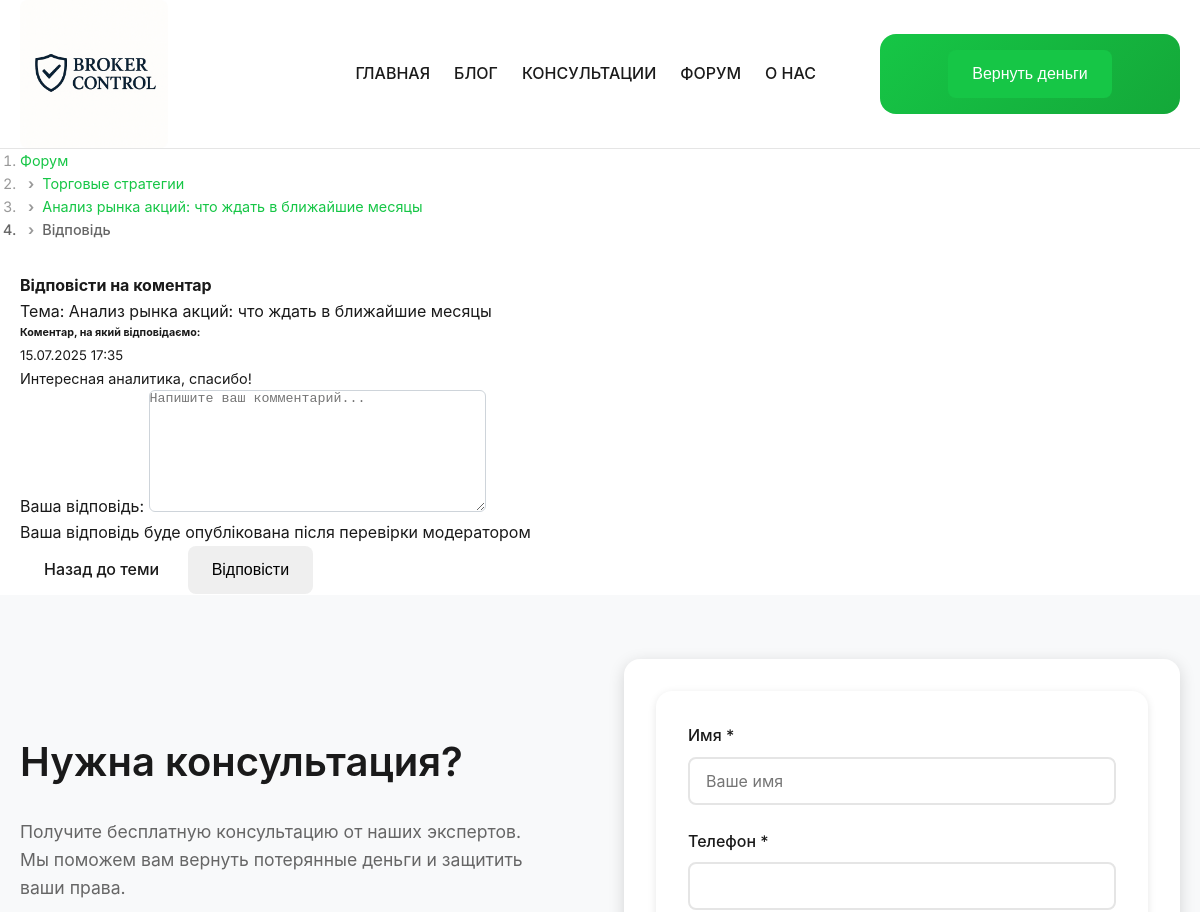
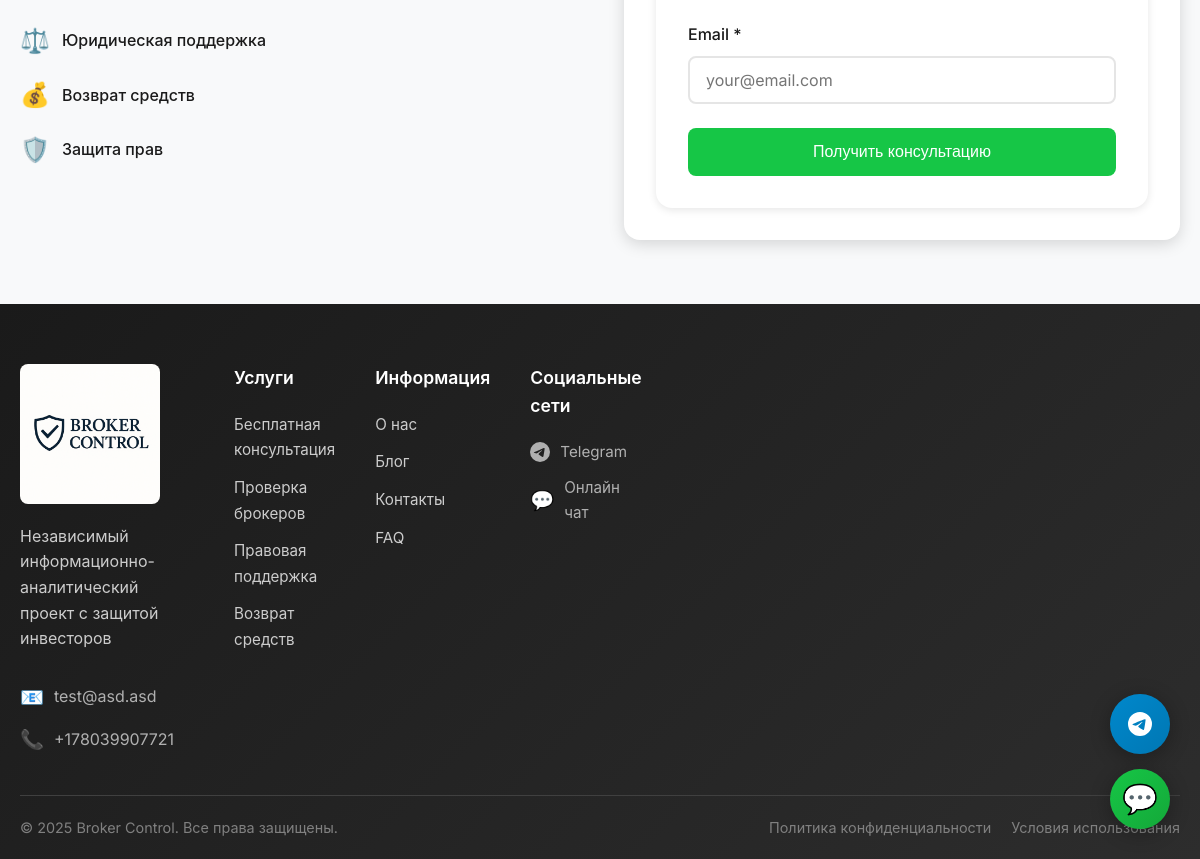
The page /forum/topic/analiz-rynka-aktsiy-chto-zhdat-v-blizhayshie-mesyatsy/reply-to/26/ (signed in) on the database its author committed (2 pictures, top to bottom).
### forum/models.py (models this page shows, shortened)
class ForumTopic(models.Model):
    STATUS_CHOICES = [
        ('open', 'Открытая'),
        ('closed', 'Закрытая'),
        ('pinned', 'Закрепленная'),
    ]
    title = models.CharField(max_length=200, verbose_name="Заголовок")
    slug = models.SlugField(max_length=200, unique=True, verbose_name="URL")
    content = RichTextField(verbose_name="Содержание")
    category = models.ForeignKey(
        ForumCategory,
        on_delete=models.CASCADE,
        related_name='topics',
        verbose_name="Категория"
    )
    author = models.ForeignKey(
        User,
        on_delete=models.CASCADE,
        related_name='forum_topics',
        verbose_name="Автор"
    )
    status = models.CharField(
        max_length=10,
        choices=STATUS_CHOICES,
        default='open',
        verbose_name="Статус"
    )
    is_active = models.BooleanField(default=True, verbose_name="Активна")
    views_count = models.PositiveIntegerField(default=0, verbose_name="Просмотры")
    meta_title = models.CharField(max_length=60, blank=True, verbose_name="Meta Title")
    meta_description = models.CharField(max_length=160, blank=True, verbose_name="Meta Description")
    meta_keywords = models.CharField(max_length=255, blank=True, verbose_name="Meta Keywords")
    created_at = models.DateTimeField(auto_now_add=True, verbose_name="Создано")
    updated_at = models.DateTimeField(auto_now=True, verbose_name="Обновлено")
    class Meta:
        verbose_name = "Тема форума"
        verbose_name_plural = "Темы форума"
        ordering = ['-created_at']

class ForumCategory(models.Model):
    name = models.CharField(max_length=100, verbose_name="Название категории")
    slug = models.SlugField(max_length=100, unique=True, verbose_name="URL")
    description = models.TextField(blank=True, verbose_name="Описание")
    icon = models.CharField(max_length=50, blank=True, verbose_name="Иконка (emoji)")
    order = models.IntegerField(default=0, verbose_name="Порядок")
    is_active = models.BooleanField(default=True, verbose_name="Активна")
    meta_title = models.CharField(max_length=60, blank=True, verbose_name="Meta Title")
    meta_description = models.CharField(max_length=160, blank=True, verbose_name="Meta Description")
    meta_keywords = models.CharField(max_length=255, blank=True, verbose_name="Meta Keywords")
    created_at = models.DateTimeField(auto_now_add=True, verbose_name="Создано")
    updated_at = models.DateTimeField(auto_now=True, verbose_name="Обновлено")
    class Meta:
        verbose_name = "Категория форума"
        verbose_name_plural = "Категории форума"
        ordering = ['order', 'name']

class ForumPost(models.Model):
    topic = models.ForeignKey(
        ForumTopic,
        on_delete=models.CASCADE,
        related_name='posts',
        verbose_name="Тема"
    )
    author = models.ForeignKey(
        User,
        on_delete=models.CASCADE,
        related_name='forum_posts',
        verbose_name="Автор",
        null=True,
        blank=True
    )
    anonymous_name = models.CharField(
        max_length=100,
        blank=True,
        verbose_name="Имя (анонимно)"
    )
    anonymous_email = models.EmailField(
        blank=True,
        verbose_name="Email (анонимно)"
    )
    parent = models.ForeignKey(
        'self',
        on_delete=models.CASCADE,
        null=True,
        blank=True,
        related_name='replies',
        verbose_name="Родительский комментарий"
    )
    content = RichTextField(verbose_name="Содержание")
    is_approved = models.BooleanField(default=False, verbose_name="Одобрено")
    is_moderated = models.BooleanField(default=False, verbose_name="Промодерировано")
    meta_title = models.CharField(max_length=60, blank=True, verbose_name="Meta Title")
    meta_description = models.CharField(max_length=160, blank=True, verbose_name="Meta Description")
    meta_keywords = models.CharField(max_length=255, blank=True, verbose_name="Meta Keywords")
    og_title = models.CharField(max_length=60, blank=True, verbose_name="Open Graph Title")
    og_description = models.CharField(max_length=160, blank=True, verbose_name="Open Graph Description")
    og_image = models.ImageField(upload_to='forum/og_images/', blank=True, verbose_name="Open Graph Image")
    canonical_url = models.URLField(blank=True, verbose_name="Canonical URL")
    created_at = models.DateTimeField(auto_now_add=True, verbose_name="Создано")
    updated_at = models.DateTimeField(auto_now=True, verbose_name="Обновлено")
    class Meta:
        verbose_name = "Пост форума"
        verbose_name_plural = "Посты форума"
        ordering = ['created_at']

### content/models.py (models this page shows, shortened)
class ContactInfo(models.Model):
    email = models.EmailField(blank=True, verbose_name="Email")
    phone = models.CharField(max_length=20, blank=True, verbose_name="Телефон")
    telegram = models.CharField(max_length=20, blank=True, verbose_name="Telegram")
    class Meta:
        verbose_name = "Контактная информация"
        verbose_name_plural = "Контактная информация"

class SiteSettings(models.Model):
    site_name = models.CharField(max_length=100, default="Broker Control", verbose_name="Название сайта")
    site_description = models.CharField(max_length=500, default="Независимый информационно-аналитический проект по проверке брокеров", verbose_name="Описание сайта")
    logo = models.ImageField(upload_to='site/', blank=True, verbose_name="Логотип")
    favicon = models.ImageField(upload_to='site/', blank=True, verbose_name="Favicon")
    meta_title = models.CharField(max_length=60, default="Broker Control - Анализ и оценка брокерских компаний", verbose_name="Meta Title")
    meta_description = models.CharField(max_length=160, default="Независимый информационно-аналитический проект по проверке брокеров и предоставлению юридических консультаций", verbose_name="Meta Description")
    meta_keywords = models.CharField(max_length=500, blank=True, verbose_name="Meta Keywords")
    og_image = models.ImageField(upload_to='site/', blank=True, verbose_name="Open Graph изображение")
    twitter_image = models.ImageField(upload_to='site/', blank=True, verbose_name="Twitter изображение")
    contact_email = models.EmailField(blank=True, verbose_name="Email для контактов")
    contact_phone = models.CharField(max_length=20, blank=True, verbose_name="Телефон для контактов")
    google_analytics_id = models.CharField(max_length=50, blank=True, verbose_name="Google Analytics ID")
    yandex_metrika_id = models.CharField(max_length=50, blank=True, verbose_name="Yandex Metrika ID")
    class Meta:
        verbose_name = "Настройки сайта"
        verbose_name_plural = "Настройки сайта"

### forum/views.py (the view)
# urls.py: path('topic/<slug:topic_slug>/reply-to/<int:parent_id>/', views.forum_post_reply, name='post_reply_form'),
@login_required
def forum_post_reply(request, topic_slug, parent_id):
    topic = get_object_or_404(ForumTopic, slug=topic_slug)
    parent = get_object_or_404(ForumPost, id=parent_id, topic=topic)
    if request.method == 'POST':
        form = ForumPostForm(request.POST, topic=topic, parent=parent)
        if form.is_valid():
            post = form.save(author=request.user)
            messages.success(request, 'Відповідь додана! Вона буде опублікована після модерації.')
            return redirect('forum:topic_detail', slug=topic_slug)
    else:
        form = ForumPostForm(topic=topic, parent=parent)
    return render(request, 'forum/post_reply.html', {
        'form': form,
        'topic': topic,
        'parent': parent
    })

### content/context_processors.py (called while the page is built)
def site_settings(request):
    return {
        'site_settings': SiteSettings.objects.first(),
        'contact_info': ContactInfo.objects.first(),
        'about_us': AboutUs.objects.first(),
        'our_mission': OurMission.objects.all(),
        'our_team': OurTeam.objects.all(),
        'our_values': OurValues.objects.all()
    }

### templates/forum/post_reply.html (shortened to what this page needs)
{% extends 'base.html' %}
{% load static %}
{% block content %}
<div class="container mt-5">
    <nav aria-label="breadcrumb">
        <ol class="breadcrumb">
            <li class="breadcrumb-item"><a href="{% url 'forum:index' %}">Форум</a></li>
            <li class="breadcrumb-item"><a href="{% url 'forum:category_detail' topic.category.slug %}">{{ topic.category.name }}</a></li>
            <li class="breadcrumb-item"><a href="{% url 'forum:topic_detail' topic.slug %}">{{ topic.title }}</a></li>
            <li class="breadcrumb-item active">Відповідь</li>
        </ol>
    </nav>
    <div class="row justify-content-center">
        <div class="col-md-8">
            <div class="card">
                <div class="card-header">
                    <h4>Відповісти на коментар</h4>
                    <p class="text-muted mb-0">Тема: {{ topic.title }}</p>
                </div>
                <div class="card-body">
                    <div class="mb-4">
                        <h6>Коментар, на який відповідаємо:</h6>
                        <div class="border rounded p-3 bg-light">
                            <div class="d-flex justify-content-between align-items-start mb-2">
                                <small class="text-muted">{{ parent.created_at|date:"d.m.Y H:i" }}</small>
                            </div>
                            <div class="parent-content">
                                {{ parent.content|safe }}
                            </div>
                        </div>
                    </div>
                    <form method="post">
                        <div class="mb-3">
                            <label for="{{ form.content.id_for_label }}" class="form-label">Ваша відповідь:</label>
                            {{ form.content }}
                        </div>
                        <div class="alert alert-info">
                            Ваша відповідь буде опублікована після перевірки модератором
                        </div>
                        <div class="d-flex justify-content-between">
                            <a href="{% url 'forum:topic_detail' topic.slug %}" class="btn btn-secondary">
                                Назад до теми
                            </a>
                            <button type="submit" class="btn btn-primary">
                                Відповісти
                            </button>
                        </div>
                    </form>
                </div>
            </div>
        </div>
    </div>
</div>
{% endblock %}

### templates/consultations/footer.html (shortened to what this page needs)
{% load static %}
<footer class="footer">
   <div class="container">
        <div class="footer__content">
            <div class="footer__main">
                <div class="footer__info">
                    <div class="footer__logo">
                        {% if site_settings.logo %}
                            <img src="{{ site_settings.logo.url }}" alt="{{ site_settings.site_name }}" class="footer__logo-img">
                        {% else %}
                            <img src="{% static 'images/logo.png' %}" alt="{{ site_settings.site_name|default:'Broker Control' }}" class="footer__logo-img">
                        {% endif %}
                    </div>
                    <p class="footer__description">Независимый информационно-аналитический проект с защитой инвесторов</p>
                    {% if site_settings.contact_email or site_settings.contact_phone %}
                    <div class="footer__contacts">
                        {% if site_settings.contact_email %}
                        <div class="footer__contact-item">
                            <span class="footer__contact-icon">📧</span>
                            <a href="mailto:{{ contact_info.email }}" class="footer__contact-link">{{ contact_info.email }}</a>
                        </div>
                        {% endif %}
                        {% if site_settings.contact_phone %}
                        <div class="footer__contact-item">
                            <span class="footer__contact-icon">📞</span>
                            <a href="tel:{{ contact_info.phone }}" class="footer__contact-link">{{ contact_info.phone }}</a>
                        </div>
                        {% endif %}
                    </div>
                    {% endif %}
                </div>
                <div class="footer__links">
                    <div class="footer__column">
                        <h4 class="footer__column-title">Услуги</h4>
                        <ul class="footer__column-list">
                            <li class="footer__column-item">
                                <a href="#" class="footer__column-link" onclick="openConsultationForm(); return false;">Бесплатная консультация</a>
                            </li>
                            <li class="footer__column-item">
                                <a href="#" class="footer__column-link" onclick="openConsultationForm(); return false;">Проверка брокеров</a>
                            </li>
                            <li class="footer__column-item">
                                <a href="#" class="footer__column-link" onclick="openConsultationForm(); return false;">Правовая поддержка</a>
                            </li>
                            <li class="footer__column-item">
                                <a href="#" class="footer__column-link" onclick="openConsultationForm(); return false;">Возврат средств</a>
                            </li>
                        </ul>
                    </div>
                    <div class="footer__column">
                        <h4 class="footer__column-title">Информация</h4>
                        <ul class="footer__column-list">
                            <li class="footer__column-item">
                                <a href="{% url 'content:about' %}" class="footer__column-link">О нас</a>
                            </li>
                            <li class="footer__column-item">
                                <a href="{% url 'blog:post_list' %}" class="footer__column-link">Блог</a>
                            </li>
                            <li class="footer__column-item">
                                <a href="#" class="footer__column-link" onclick="openConsultationForm(); return false;">Контакты</a>
                            </li>
                            <li class="footer__column-item">
                                <a href="#" class="footer__column-link" onclick="openConsultationForm(); return false;">FAQ</a>
                            </li>
                        </ul>
                    </div>
                    <div class="footer__column">
                        <h4 class="footer__column-title">Социальные сети</h4>
                        <div class="footer__social">
                            <a href="https://t.me/{{contact_info.telegram}}" target="_blank" class="footer__social-link" title="Telegram">
                                <span>Telegram</span>
                            </a>
                            <a href="#" class="footer__social-link" onclick="openChat(); return false;" title="Онлайн чат">
                                <span class="footer__social-icon">💬</span>
                                <span>Онлайн чат</span>
                            </a>
                        </div>
                    </div>
                </div>
            </div>
        </div>
        <div class="footer__bottom">
            <div class="footer__bottom-content">
                <p class="footer__copyright">&copy; {% now "Y" %} {{ site_settings.site_name|default:"Broker Control" }}. Все права защищены.</p>
                <div class="footer__legal">
                    <a href="#" class="footer__legal-link">Политика конфиденциальности</a>
                    <a href="#" class="footer__legal-link">Условия использования</a>
                </div>
            </div>
        </div>
    </div>
</footer>

### templates/forum/post_reply.html (style rules this page uses)
.form-control { border-radius: 0.375rem; border: 1px solid #ced4da; }
.parent-content { font-size: 0.9rem; }

### rows shown on the page
ForumTopic: category.name "Торговые стратегии", title "Анализ рынка акций: что ждать в ближайшие месяцы"
ForumPost: created_at "15.07.2025 17:35", content "Интересная аналитика, спасибо!"
ContactInfo: email "test@asd.asd", phone "+178039907721"
SiteSettings: site_name "Broker Control"
